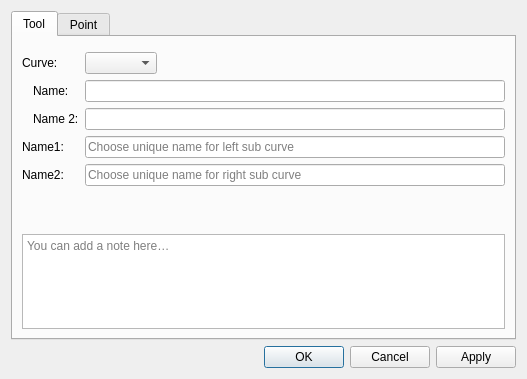
<?xml version="1.0" encoding="UTF-8"?>
<ui version="4.0">
 <class>DialogCutSpline</class>
 <widget class="QDialog" name="DialogCutSpline">
  <property name="geometry">
   <rect>
    <x>0</x>
    <y>0</y>
    <width>527</width>
    <height>379</height>
   </rect>
  </property>
  <property name="windowTitle">
   <string>Segmenting a simple curve</string>
  </property>
  <property name="windowIcon">
   <iconset resource="../../../vmisc/share/resources/icon.qrc">
    <normaloff>:/icon/64x64/icon64x64.png</normaloff>:/icon/64x64/icon64x64.png</iconset>
  </property>
  <layout class="QVBoxLayout" name="verticalLayout_2">
   <item>
    <widget class="QTabWidget" name="tabWidget">
     <property name="currentIndex">
      <number>0</number>
     </property>
     <widget class="QWidget" name="tab">
      <attribute name="title">
       <string>Tool</string>
      </attribute>
      <layout class="QVBoxLayout" name="verticalLayout">
       <item>
        <widget class="QWidget" name="formulaPlaceholder" native="true"/>
       </item>
       <item>
        <layout class="QFormLayout" name="formLayout">
         <property name="fieldGrowthPolicy">
          <enum>QFormLayout::FieldGrowthPolicy::ExpandingFieldsGrow</enum>
         </property>
         <item row="0" column="0">
          <widget class="QLabel" name="label_3">
           <property name="sizePolicy">
            <sizepolicy hsizetype="Fixed" vsizetype="Preferred">
             <horstretch>0</horstretch>
             <verstretch>0</verstretch>
            </sizepolicy>
           </property>
           <property name="text">
            <string>Curve:</string>
           </property>
          </widget>
         </item>
         <item row="0" column="1">
          <widget class="QComboBox" name="comboBoxSpline"/>
         </item>
         <item row="1" column="0">
          <widget class="QWidget" name="widgetAlias1Label" native="true">
           <layout class="QHBoxLayout" name="horizontalLayoutAlias1">
            <property name="spacing"><number>4</number></property>
            <property name="leftMargin"><number>0</number></property>
            <property name="topMargin"><number>0</number></property>
            <property name="rightMargin"><number>0</number></property>
            <property name="bottomMargin"><number>0</number></property>
            <item>
             <widget class="QLabel" name="labelAlias1Dot">
              <property name="text"><string/></property>
             </widget>
            </item>
            <item>
             <widget class="QLabel" name="labelAlias1">
              <property name="text">
               <string>Name:</string>
              </property>
             </widget>
            </item>
           </layout>
          </widget>
         </item>
         <item row="1" column="1">
          <widget class="QLineEdit" name="lineEditAlias1"/>
         </item>
         <item row="2" column="0">
          <widget class="QWidget" name="widgetAlias2Label" native="true">
           <layout class="QHBoxLayout" name="horizontalLayoutAlias2">
            <property name="spacing"><number>4</number></property>
            <property name="leftMargin"><number>0</number></property>
            <property name="topMargin"><number>0</number></property>
            <property name="rightMargin"><number>0</number></property>
            <property name="bottomMargin"><number>0</number></property>
            <item>
             <widget class="QLabel" name="labelAlias2Dot">
              <property name="text"><string/></property>
             </widget>
            </item>
            <item>
             <widget class="QLabel" name="labelAlias2">
              <property name="text">
               <string>Name 2:</string>
              </property>
             </widget>
            </item>
           </layout>
          </widget>
         </item>
         <item row="2" column="1">
          <widget class="QLineEdit" name="lineEditAlias2"/>
         </item>
         <item row="3" column="0">
          <widget class="QLabel" name="labelName1">
           <property name="visible">
            <bool>false</bool>
           </property>
           <property name="text">
            <string>Name1:</string>
           </property>
          </widget>
         </item>
         <item row="4" column="0">
          <widget class="QLabel" name="labelName2">
           <property name="visible">
            <bool>false</bool>
           </property>
           <property name="text">
            <string>Name2:</string>
           </property>
          </widget>
         </item>
         <item row="3" column="1">
          <widget class="QLineEdit" name="lineEditName1">
           <property name="visible">
            <bool>false</bool>
           </property>
           <property name="placeholderText">
            <string>Choose unique name for left sub curve</string>
           </property>
          </widget>
         </item>
         <item row="4" column="1">
          <widget class="QLineEdit" name="lineEditName2">
           <property name="visible">
            <bool>false</bool>
           </property>
           <property name="placeholderText">
            <string>Choose unique name for right sub curve</string>
           </property>
          </widget>
         </item>
        </layout>
       </item>
       <item>
        <spacer name="verticalSpacer">
         <property name="orientation">
          <enum>Qt::Orientation::Vertical</enum>
         </property>
         <property name="sizeHint" stdset="0">
          <size>
           <width>20</width>
           <height>40</height>
          </size>
         </property>
        </spacer>
       </item>
       <item>
        <layout class="QHBoxLayout" name="notesSeparatorLayout">
         <property name="leftMargin"><number>33</number></property>
         <property name="rightMargin"><number>33</number></property>
         <item>
          <widget class="QFrame" name="notesSeparator">
           <property name="minimumSize"><size><width>0</width><height>1</height></size></property>
           <property name="maximumSize"><size><width>16777215</width><height>1</height></size></property>
          </widget>
         </item>
        </layout>
       </item>
       <item>
        <widget class="QPlainTextEdit" name="plainTextEditToolNotes">
         <property name="placeholderText"><string>You can add a note here…</string></property>
         <property name="maximumSize"><size><width>16777215</width><height>100</height></size></property>
        </widget>
       </item>
      </layout>
     </widget>
     <widget class="QWidget" name="tab_2">
      <attribute name="title">
       <string>Point</string>
      </attribute>
      <layout class="QFormLayout" name="formLayoutPoint">
       <property name="fieldGrowthPolicy">
        <enum>QFormLayout::ExpandingFieldsGrow</enum>
       </property>
       <item row="0" column="0">
        <widget class="QLabel" name="labelEditNamePoint">
         <property name="sizePolicy">
          <sizepolicy hsizetype="Fixed" vsizetype="Preferred">
           <horstretch>0</horstretch>
           <verstretch>0</verstretch>
          </sizepolicy>
         </property>
         <property name="text">
          <string>Point name:</string>
         </property>
        </widget>
       </item>
       <item row="0" column="1">
        <widget class="QLineEdit" name="lineEditNamePoint">
         <property name="toolTip">
          <string>Unique label</string>
         </property>
         <property name="placeholderText">
          <string>Choose unique label</string>
         </property>
        </widget>
       </item>
      </layout>
     </widget>
    </widget>
   </item>
   <item>
    <widget class="QDialogButtonBox" name="buttonBox">
     <property name="orientation">
      <enum>Qt::Orientation::Horizontal</enum>
     </property>
     <property name="standardButtons">
      <set>QDialogButtonBox::StandardButton::Apply|QDialogButtonBox::StandardButton::Cancel|QDialogButtonBox::StandardButton::Ok</set>
     </property>
    </widget>
   </item>
  </layout>
 </widget>
 <customwidgets>
 </customwidgets>
 <tabstops>
  <tabstop>comboBoxSpline</tabstop>
  <tabstop>lineEditNamePoint</tabstop>
  <tabstop>buttonBox</tabstop>
 </tabstops>
 <resources>
  <include location="../../../vmisc/share/resources/icon.qrc"/>
 </resources>
 <connections>
  <connection>
   <sender>buttonBox</sender>
   <signal>accepted()</signal>
   <receiver>DialogCutSpline</receiver>
   <slot>accept()</slot>
   <hints>
    <hint type="sourcelabel">
     <x>248</x>
     <y>254</y>
    </hint>
    <hint type="destinationlabel">
     <x>157</x>
     <y>274</y>
    </hint>
   </hints>
  </connection>
  <connection>
   <sender>buttonBox</sender>
   <signal>rejected()</signal>
   <receiver>DialogCutSpline</receiver>
   <slot>reject()</slot>
   <hints>
    <hint type="sourcelabel">
     <x>316</x>
     <y>260</y>
    </hint>
    <hint type="destinationlabel">
     <x>286</x>
     <y>274</y>
    </hint>
   </hints>
  </connection>
 </connections>
</ui>
